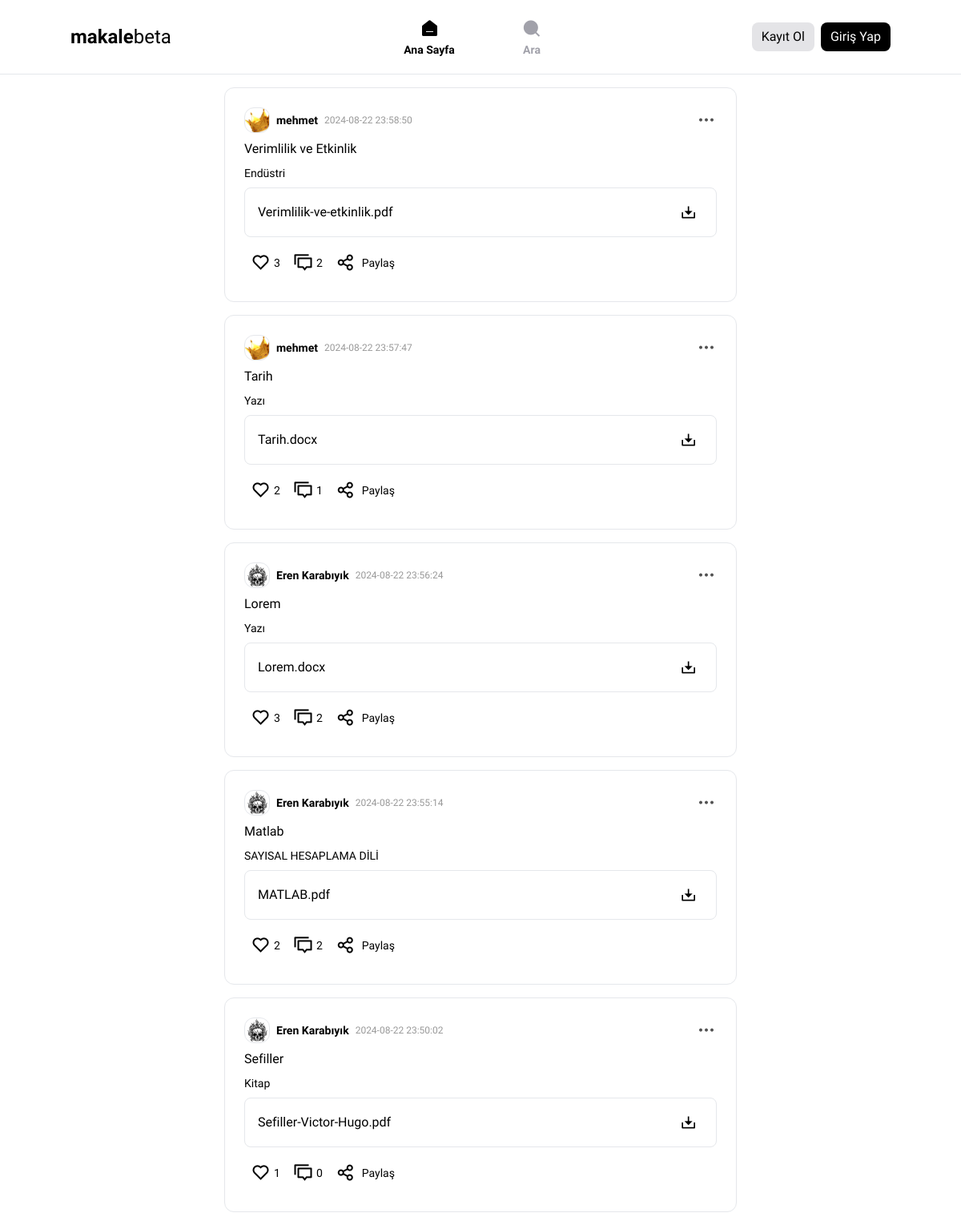
The page / on the database its author committed.
### tables this page shows
CREATE TABLE `posts` (
  `id` int(11) NOT NULL,
  `kullanici_id` int(11) NOT NULL,
  `title` varchar(50) NOT NULL,
  `file` varchar(255) NOT NULL,
  `createddate` timestamp NOT NULL DEFAULT current_timestamp() ON UPDATE current_timestamp(),
  `likes` int(255) NOT NULL,
  `shares` int(255) NOT NULL,
  `description` varchar(255) NOT NULL
);

CREATE TABLE `users` (
  `id` int(11) NOT NULL,
  `username` varchar(50) NOT NULL,
  `fullname` varchar(250) NOT NULL,
  `gender` int(1) NOT NULL,
  `email` varchar(100) NOT NULL,
  `password` varchar(250) NOT NULL,
  `yetki` int(1) NOT NULL,
  `createdate` timestamp NOT NULL DEFAULT current_timestamp(),
  `photo` varchar(255) NOT NULL
);

### index.php (the view, shortened to what this page needs)
<?php
    include_once 'db/connect.php';
    $sql = "SELECT posts.*, users.username, users.photo FROM posts JOIN users ON posts.kullanici_id = users.id ORDER BY posts.id DESC";
    $posts = $conn->query($sql);
?>
<!DOCTYPE html>
<html lang="tr">
<head>
  <?php include 'includes/head.php'; ?>
</head>
<body>
<?php include 'inc/header.php'; ?>
<main class="max-w-2xl mx-auto px-4">
<?php
if ($posts->num_rows > 0) {
    while($row = $posts->fetch_assoc()) {
        $isLiked = false;
        $like_count_sorgu = "SELECT COUNT(*) as like_count FROM likes WHERE post_id = ?";
        $like_count_stmt = $conn->prepare($like_count_sorgu);
        $like_count_stmt->bind_param("i", $row['id']);
        $like_count_stmt->execute();
        $like_count_result = $like_count_stmt->get_result();
        $like_count = $like_count_result->fetch_assoc()['like_count'];
        $commentCountSql = "SELECT COUNT(*) as comment_count FROM comments WHERE post_id = ?";
        $commentCountStmt = $conn->prepare($commentCountSql);
        $commentCountStmt->bind_param("i", $row['id']);
        $commentCountStmt->execute();
        $commentCountResult = $commentCountStmt->get_result();
        $commentCount = $commentCountResult->fetch_assoc()['comment_count'];
        $user_photo_path = !empty($row['photo']) ? './assets/photos/' . $row['photo'] : 'https://i.pinimg.com/564x/1b/a2/e6/1ba2e6d1d4874546c70c91f1024e17fb.jpg';
        ?>
        <div class="p-6 border rounded-xl my-4">
            <div class="flex items-center gap-2">
                <a href="./profile.php?id=<?php echo $row['kullanici_id']; ?>" class="flex items-center gap-2">
                    <img
                        class="w-8 h-8 rounded-xl border object-cover"
                        src="<?php echo htmlspecialchars($user_photo_path); ?>"
                        alt="Profil Fotoğrafı"
                    />
                    <b class="text-sm"><?php echo htmlspecialchars($row['username']); ?></b>
                </a>
                <p class="opacity-40 text-xs"><?php echo htmlspecialchars($row['createddate']); ?></p>
                <div x-data="{ isOpen: false, openedWithKeyboard: false }" class="relative ml-auto" @keydown.esc.window="isOpen = false, openedWithKeyboard = false">
                    <button type="button" @click="isOpen = ! isOpen" class="inline-flex cursor-pointer ml-auto items-center gap-2 whitespace-nowrap rounded-md tracking-wide transition hover:opacity-75 focus-visible:outline focus-visible:outline-2 focus-visible:outline-offset-2 focus-visible:outline-neutral-800 dark:border-neutral-700 dark:bg-neutral-900 dark:focus-visible:outline-neutral-300" aria-haspopup="true" @keydown.space.prevent="openedWithKeyboard = true" @keydown.enter.prevent="openedWithKeyboard = true" @keydown.down.prevent="openedWithKeyboard = true" :class="isOpen || openedWithKeyboard ? 'text-neutral-900 dark:text-white' : 'text-neutral-600 dark:text-neutral-300'" :aria-expanded="isOpen || openedWithKeyboard">
                        <i class="ri-more-fill text-2xl"></i>
                    </button>
                </div>
            </div>
            <p class="my-2 font-medium"><?php echo htmlspecialchars($row['title']); ?></p>
            <p class="my-2 text-sm"><?php echo htmlspecialchars($row['description']); ?></p>
            <div class="my-2 flex rounded-lg border items-center px-4 p-2">
              <p><?php echo htmlspecialchars($row['file']); ?></p>
              <a target="_blank" href="./uploads/<?php echo urlencode($row['file']); ?>" class="ml-auto p-2 rounded-lg transition hover:bg-zinc-200">
                  <i class="ri-download-2-line text-xl"></i>
              </a>
          </div>
            <div class="text-2xl flex *:p-2">
                <button class="like-button items-center flex gap-1" data-post-id="<?php echo $row['id']; ?>">
                    <i class="<?php echo $isLiked ? 'ri-heart-fill' : 'ri-heart-line'; ?>"></i>
                    <span class="text-sm"><?php echo $like_count; ?></span>
                </button>
                <a href="makale?id=<?php echo $row['id']; ?>" class="items-center flex gap-1">
                  <i class="ri-discuss-line"></i>
                  <span class="text-sm"><?php echo $commentCount; ?></span>
                </a>
                <button onclick="sharePost('<?php echo $row['title']; ?>', '<?php echo 'https://' . $_SERVER['HTTP_HOST'] . '/makale?id=' . $row['id']; ?>')" class="rounded flex items-center gap-2">
                    <i class="ri-share-line"></i>
                    <p class="text-sm">Paylaş</p>
                </button>
            </div>
        </div>
      <?php
    }
} else {
    echo "Veri bulunamadı.";
}
?>
</main>
</body>
</html>

### styles/main.css (style rules this page uses)
html, body { font-family: "Inter Tight", sans-serif !important; }

### rows shown on the page
posts: users.photo (picture), users.username "mehmet", createddate "2024-08-22 23:58:50", title "Verimlilik ve Etkinlik", description "Endüstri", file "Verimlilik-ve-etkinlik.pdf", like_count "3", commentCount "2"
posts: users.photo (picture), users.username "mehmet", createddate "2024-08-22 23:57:47", title "Tarih", description "Yazı", file "Tarih.docx", like_count "2", commentCount "1"
posts: users.photo (picture), users.username "Eren Karabıyık", createddate "2024-08-22 23:56:24", title "Lorem", description "Yazı", file "Lorem.docx", like_count "3", commentCount "2"
posts: users.photo (picture), users.username "Eren Karabıyık", createddate "2024-08-22 23:55:14", title "Matlab", description "SAYISAL HESAPLAMA DİLİ", file "MATLAB.pdf", like_count "2", commentCount "2"
posts: users.photo (picture), users.username "Eren Karabıyık", createddate "2024-08-22 23:50:02", title "Sefiller", description "Kitap", file "Sefiller-Victor-Hugo.pdf", like_count "1", commentCount "0"
